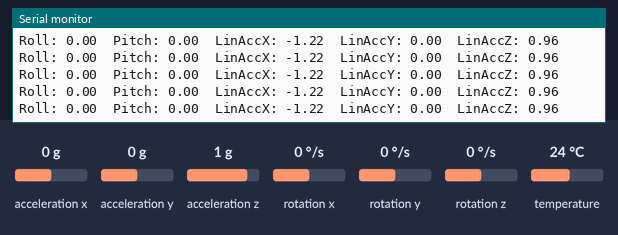
A sketch run on a simulated Arduino Uno, built with avr-gcc and run on an emulated ATmega328P. Shown: the last lines printed to the serial monitor. The test bench sets the inputs (shaded band); at power-on: acceleration y 0 g, acceleration x 0 g, acceleration z 1 g, rotation x 0 °/s, rotation y 0 °/s, rotation z 0 °/s, temperature 24 °C.

Above: at 1.2 s.
1.3 s: acceleration y set to -1.4 g
At 2.2 s:
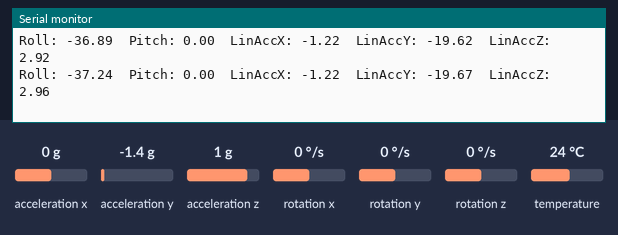
4.3 s: acceleration x set to -1.4 g
At 4.9 s:
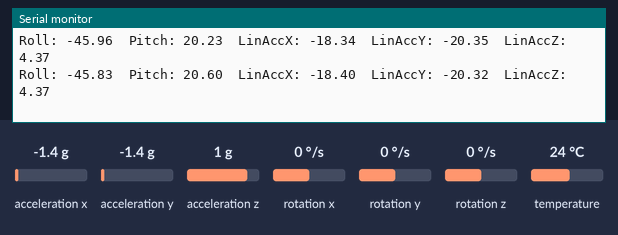
7.3 s: acceleration z set to -1.4 g
At 8.4 s:
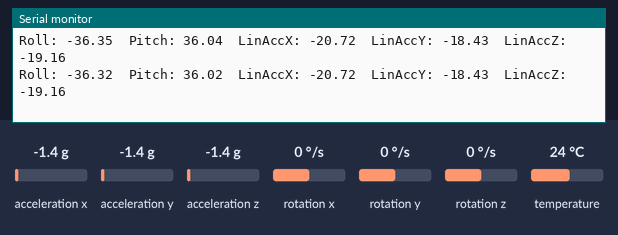
10.3 s: acceleration x set to 0 g
At 11.3 s:
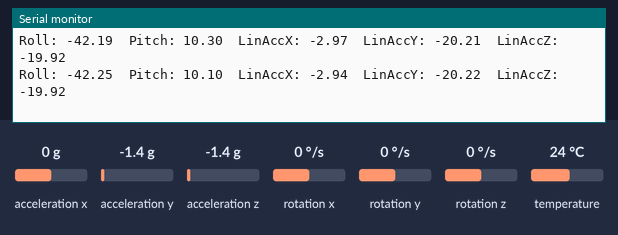
13.3 s: rotation x set to 100 °/s
At 14.3 s:
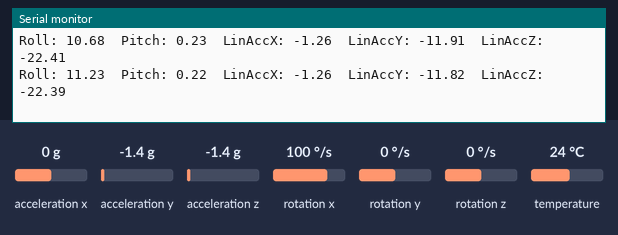
16.3 s: rotation y set to -100 °/s
At 16.8 s:
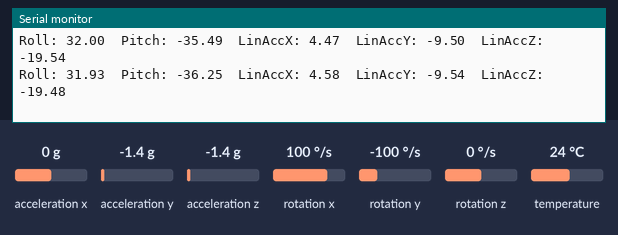
Timing chart, 0 to 19.3 s (numbered marks = the images above; inputs shaded):
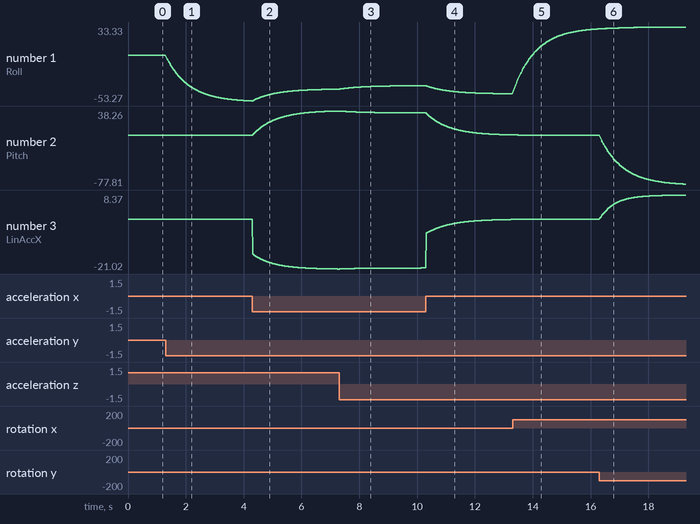

Measured:
- after the input at 1.3 s, the serial monitor: prints a new line at once (image 1)
- plotted number 1: 0 → -53.27 after the input at 1.3 s

The sketch:

accell_reading.ino
```cpp
#include <Adafruit_MPU6050.h>
#include <Adafruit_Sensor.h>
#include <Wire.h>

Adafruit_MPU6050 mpu;

// Complementary filter variables
float roll = 0, pitch = 0;      // Fused angles
const float alpha = 0.98;       // Gyro weight
unsigned long lastTime = 0;

void setup() {
  Serial.begin(115200);
  while (!Serial) delay(10);

  if (!mpu.begin()) {
    Serial.println("Failed to find MPU6050 chip");
    while (1) delay(10);
  }

  mpu.setAccelerometerRange(MPU6050_RANGE_8_G);
  mpu.setGyroRange(MPU6050_RANGE_500_DEG);
  mpu.setFilterBandwidth(MPU6050_BAND_21_HZ);

  Serial.println("MPU6050 ready!");

  lastTime = millis();
}

void loop() {
  sensors_event_t a, g, temp;
  mpu.getEvent(&a, &g, &temp);

  unsigned long now = millis();
  float dt = (now - lastTime) / 1000.0; // time delta in seconds
  lastTime = now;

  //Accel roll and pitch calc
  float rollAcc = atan2(a.acceleration.y,
                sqrt(a.acceleration.x*a.acceleration.x + a.acceleration.z*a.acceleration.z)) * 180.0 / PI;
  float pitchAcc = atan2(-a.acceleration.x,
                         sqrt(a.acceleration.y*a.acceleration.y + a.acceleration.z*a.acceleration.z))
                         * 180.0 / PI;

  //Gyro Integration
  float rollGyro  = roll + g.gyro.x * dt * 180.0 / PI;
  float pitchGyro = pitch + g.gyro.y * dt * 180.0 / PI;

  //Gyro+accel contribution
  roll  = alpha * rollGyro  + (1.0 - alpha) * rollAcc;
  pitch = alpha * pitchGyro + (1.0 - alpha) * pitchAcc;

  //Gravity to account for
  float gx = 9.81 * sin(pitch * PI/180.0);
  float gy = -9.81 * sin(roll * PI/180.0) * cos(pitch * PI/180.0);
  float gz = 9.81 * cos(roll * PI/180.0) * cos(pitch * PI/180.0);

  float linAccX = a.acceleration.x - gx-1.22;
  float linAccY = a.acceleration.y - gy;
  float linAccZ = a.acceleration.z - gz+0.96;

  //Print time
  Serial.print("Roll: "); Serial.print(roll, 2);
  Serial.print("  Pitch: "); Serial.print(pitch, 2);
  Serial.print("  LinAccX: "); Serial.print(linAccX, 2);
  Serial.print("  LinAccY: "); Serial.print(linAccY, 2);
  Serial.print("  LinAccZ: "); Serial.println(linAccZ, 2);

  delay(10); // ~100 Hz
}
```
